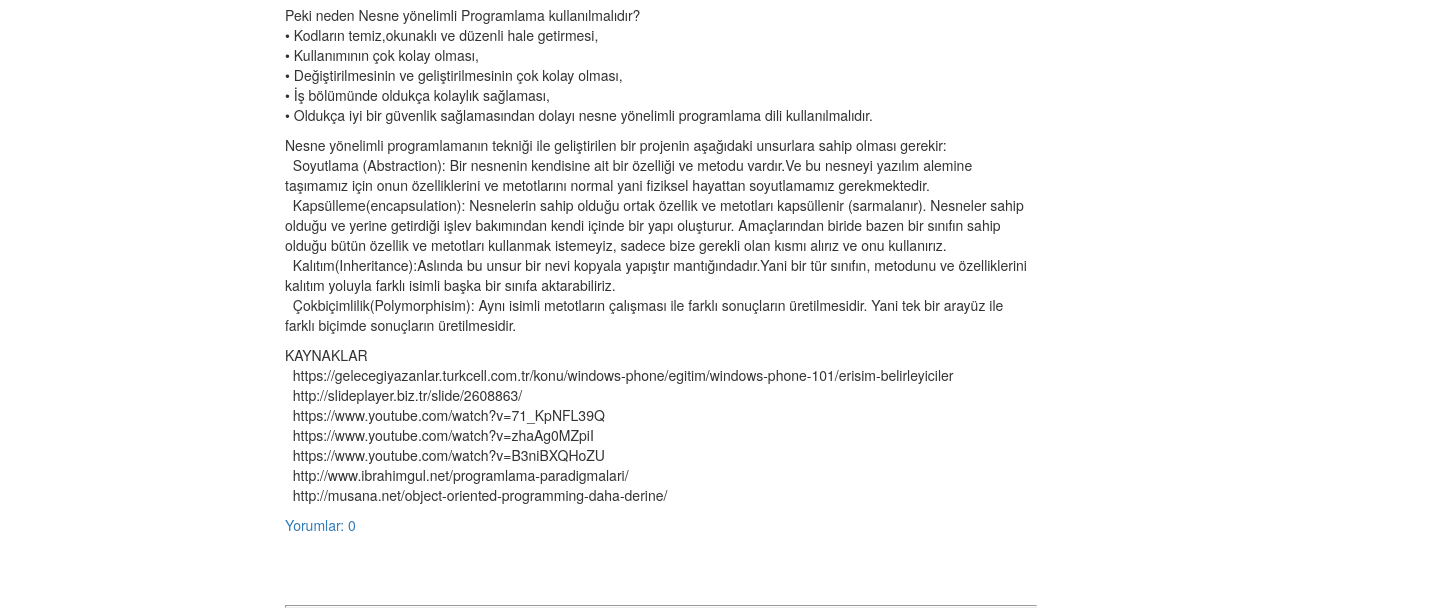
The app's page / (lower part), older data.
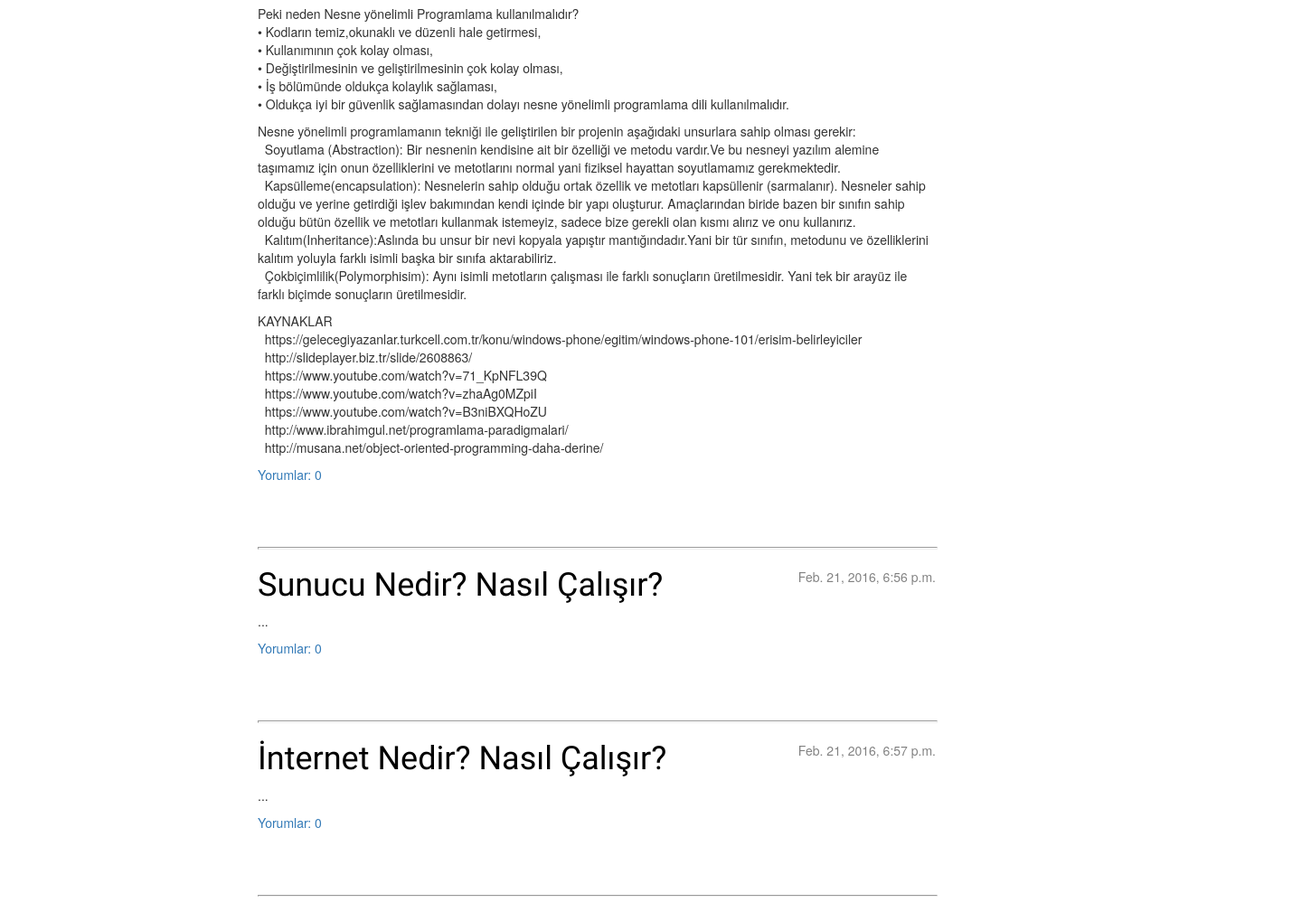
The same page, newer data.
### blog/models.py (models this page shows, shortened)
class Post(models.Model):
    yazar = models.ForeignKey('auth.User')
    baslik = models.CharField(max_length=200)
    yazi = models.TextField()
    yaratilis_tarihi = models.DateTimeField(
            default=timezone.now)
    yayinlanma_tarihi = models.DateTimeField(
            blank=True, null=True)

### blog/views.py (the view)
# urls.py: url(r'^$', views.post_list, name='post_list'),
def post_list(request):
    posts = Post.objects.filter(yayinlanma_tarihi__lte=timezone.now()).order_by('yayinlanma_tarihi')
    return render(request, 'blog/post_list.html', {'posts': posts})

### blog/templates/blog/post_list.html (shortened to what this page needs)
{% extends 'blog/base.html' %}
{% load staticfiles %}
{% block content %}
    {% for post in posts %}
        <div class="post">
            <div class="date">
                {{ post.yayinlanma_tarihi }}
            </div>
            <h1><a href="{% url 'post_detail' pk=post.pk %}">{{ post.baslik }}</a></h1>
            <p>{{ post.yazi|linebreaks }}</p>
            <a href="{% url 'blog.views.post_detail' pk=post.pk %}">Yorumlar: {{ post.comments.count }}</a>
        </div>
        <hr>
    {% endfor %}
{% endblock content %}

### blog/templates/blog/base.html (shortened to what this page needs)
{% load staticfiles %}
<html>
     <head>
		<link rel="stylesheet" href="//maxcdn.bootstrapcdn.com/bootstrap/3.2.0/css/bootstrap.min.css">
		<link rel="stylesheet" href="//maxcdn.bootstrapcdn.com/bootstrap/3.2.0/css/bootstrap-theme.min.css">
		<link rel="stylesheet" href="{% static 'css/blog.css' %}">
    </head>
    <body>
        <div class="content container">
            <div class="row">
                <div class="col-md-8">
                {% block content %}
                {% endblock %}
                </div>
            </div>
        </div>
    </body>
</html>

### blog/static/css/blog.css (style rules this page uses)
h1 a { color: black; font-family: 'Russo One'; }
.content { margin-left: 270px; }
h1, h2, h3, h4 { font-family: 'Russo One', sans-serif; }
.post h1 { text-decoration:none; }
.date { float: right; color: #828282; }
.post { margin-bottom: 70px; }
.post h1 a, .post h1 a:visited { color: #000000; }
hr { display: block; margin-top: 0.5em; margin-bottom: 0.5em; margin-left: auto; margin-right: auto; border-style: inset; border-width: 1px; width: 750px; height: 0.5px; }
.post h1 a { text-decoration:none; }

Row changes from the older to the newer data that the page shows:
added Post: yayinlanma_tarihi "Feb. 21, 2016, 6:56 p.m.", baslik "Sunucu Nedir? Nasıl Çalışır?", yazi "...", comments.count "0"
added Post: yayinlanma_tarihi "Feb. 21, 2016, 6:57 p.m.", baslik "İnternet Nedir? Nasıl Çalışır?", yazi "...", comments.count "0"
